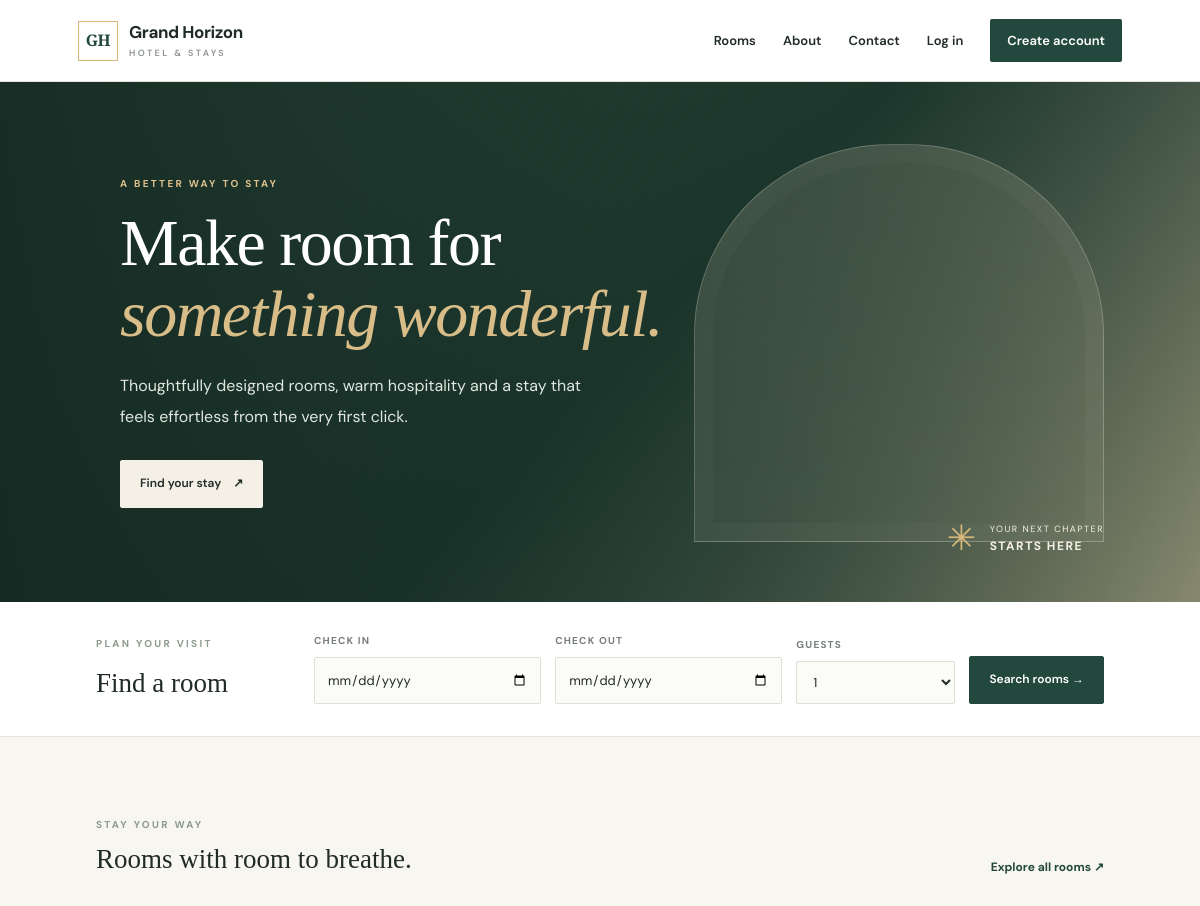
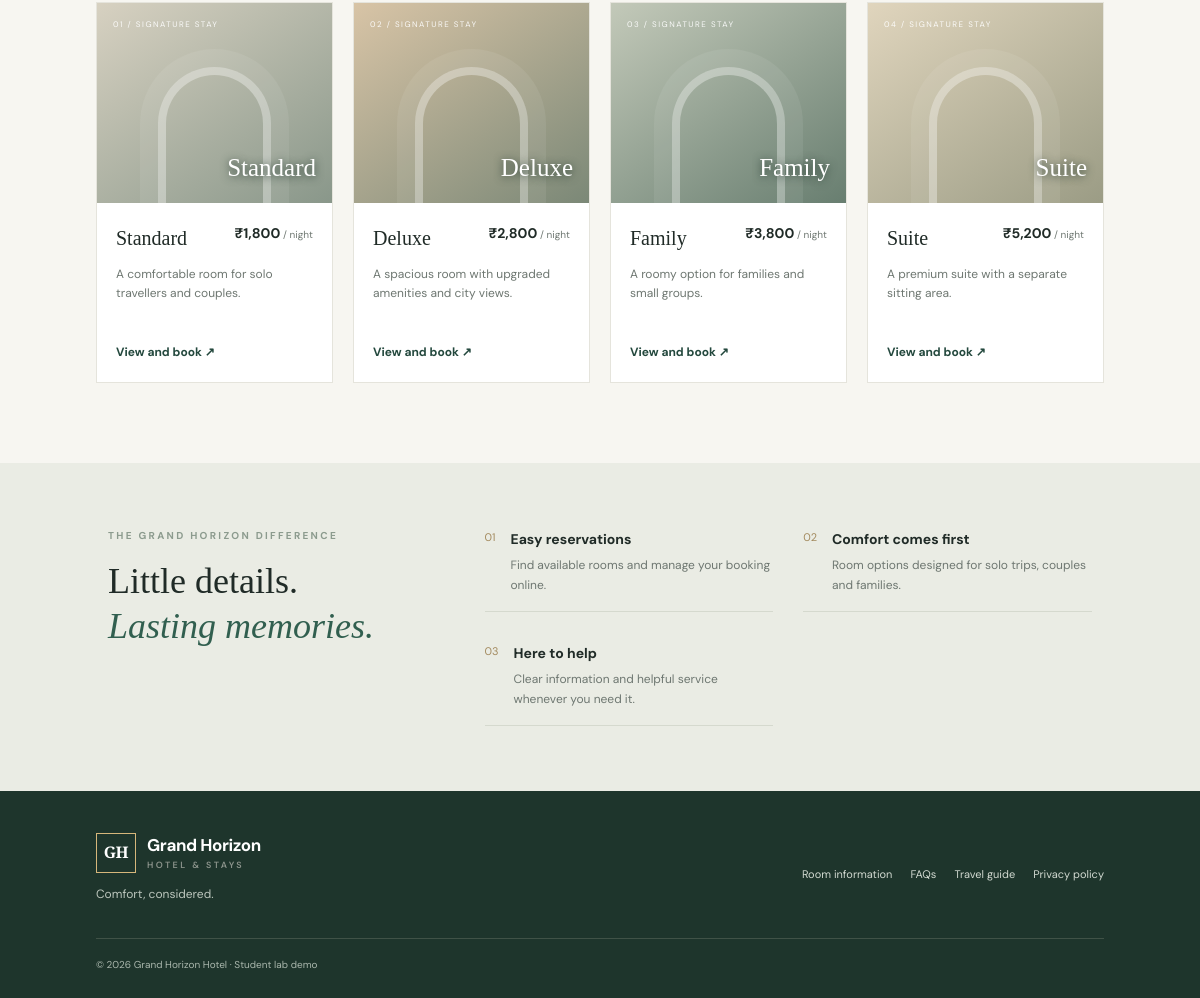
The page / on the database its author committed (2 pictures, top to bottom).
### tables this page shows
CREATE TABLE rooms (
            id INTEGER PRIMARY KEY AUTOINCREMENT,
            name TEXT NOT NULL UNIQUE,
            description TEXT NOT NULL,
            price REAL NOT NULL CHECK(price >= 0),
            quantity INTEGER NOT NULL CHECK(quantity >= 0),
            amenities TEXT NOT NULL
        );

### app.py (the view)
@app.route("/")
def index():
    with db() as con:
        rooms = con.execute("SELECT * FROM rooms ORDER BY price LIMIT 4").fetchall()
    return render_template("index.html", rooms=rooms)

### app.py (called while the page is built)
def db():
    conn = sqlite3.connect(DB_PATH)
    conn.row_factory = sqlite3.Row
    conn.execute("PRAGMA foreign_keys = ON")
    return conn

def current_user():
    if "user_id" not in session:
        return None
    with db() as con:
        return con.execute("SELECT id,name,email,role FROM users WHERE id=?", (session["user_id"],)).fetchone()

@app.context_processor
def inject_globals():
    return {"current_user": current_user(), "today": date.today().isoformat()}

### templates/index.html (shortened to what this page needs)
{% extends "base.html" %}
{% block content %}
<section class="hero">
  <div class="hero-copy">
    <span class="eyebrow">A BETTER WAY TO STAY</span>
    <h1>Make room for<br><em>something wonderful.</em></h1>
    <p>Thoughtfully designed rooms, warm hospitality and a stay that feels effortless from the very first click.</p>
    <a class="button button-light" href="#find-stay">Find your stay <span>↗</span></a>
  </div>
  <div class="hero-note"><span class="sun-symbol">✳</span><span>YOUR NEXT CHAPTER<br><strong>STARTS HERE</strong></span></div>
</section>
<section id="find-stay" class="search-panel">
  <div><span class="eyebrow">PLAN YOUR VISIT</span><h2>Find a room</h2></div>
  <form action="{{ url_for('rooms') }}" class="search-form">
    <label>CHECK IN<input name="checkin" type="date" min="{{ today }}" required></label>
    <label>CHECK OUT<input name="checkout" type="date" min="{{ today }}" required></label>
    <label>GUESTS<select name="guests"><option>1</option><option>2</option><option>3</option><option>4</option><option>5</option><option>6</option></select></label>
    <button class="button" type="submit">Search rooms →</button>
  </form>
</section>
<section class="section">
  <div class="section-heading"><div><span class="eyebrow">STAY YOUR WAY</span><h2>Rooms with room to breathe.</h2></div><a class="text-link" href="{{ url_for('rooms') }}">Explore all rooms ↗</a></div>
  <div class="room-grid">
  {% for room in rooms %}
    <article class="room-card">
      <div class="room-art art-{{ loop.index }}"><span class="art-label">{{ "%02d"|format(loop.index) }} / SIGNATURE STAY</span><span class="art-shape"></span><span class="art-caption">{{ room.name }}</span></div>
      <div class="room-card-body"><div class="room-title"><h3>{{ room.name }}</h3><strong>₹{{ "{:,.0f}".format(room.price) }}<small> / night</small></strong></div><p>{{ room.description }}</p><a class="text-link" href="{{ url_for('book', room_id=room.id) }}">View and book ↗</a></div>
    </article>
  {% endfor %}
  </div>
</section>
<section class="promise">
  <div><span class="eyebrow">THE GRAND HORIZON DIFFERENCE</span><h2>Little details.<br><em>Lasting memories.</em></h2></div>
  <div class="promise-item"><span>01</span><div><h3>Easy reservations</h3><p>Find available rooms and manage your booking online.</p></div></div>
  <div class="promise-item"><span>02</span><div><h3>Comfort comes first</h3><p>Room options designed for solo trips, couples and families.</p></div></div>
  <div class="promise-item"><span>03</span><div><h3>Here to help</h3><p>Clear information and helpful service whenever you need it.</p></div></div>
</section>
{% endblock %}

### rows shown on the page
rooms: index "01", name "Standard", price "1,800", description "A comfortable room for solo travellers and couples."
rooms: index "02", name "Deluxe", price "2,800", description "A spacious room with upgraded amenities and city views."
rooms: index "03", name "Family", price "3,800", description "A roomy option for families and small groups."
rooms: index "04", name "Suite", price "5,200", description "A premium suite with a separate sitting area."
